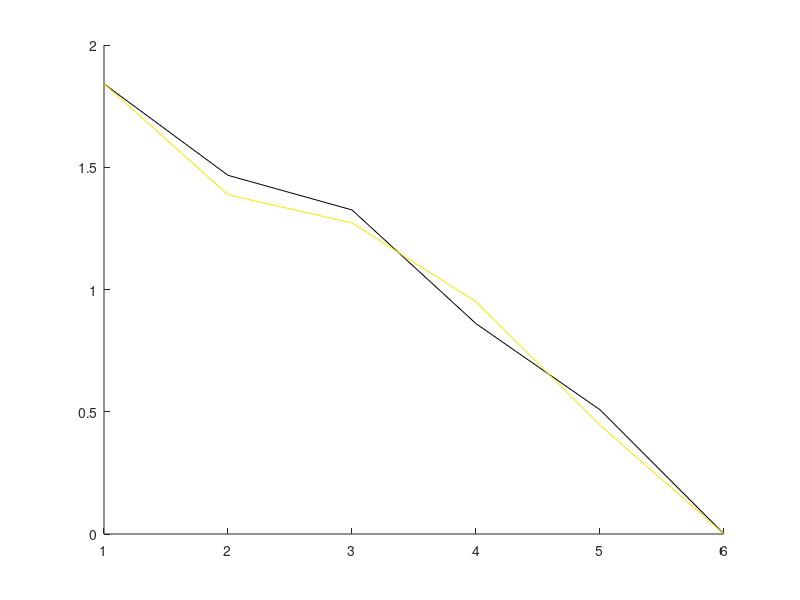

This chart was generated by the following MATLAB code: (Note: this script raises an error after producing the figure.)
%% INDIVIDUAL COLORS

clear all
%close all

%From colorbrewer
col1=[230 97 1]/255;    %dark orange
col2=[253 184 99]/255;  %light orange
col3=[178 171 210]/255; %light purple
col4=[94 60 153]/255;   %dark purple

%Modified for better B&W contrast
col0(1,:)=[1 1 1]; 
col0(2,:)=[255 205 135]/255;  %light orange
col0(3,:)=[166 160 220]/255; %light purple
col0(4,:)=[205 66 0]/255;    %dark orange
col0(5,:)=[47 08 117]/255;   %dark purple
col0(6,:)=[0 0 0];  

grey0=(col0(:,1).^1.8+col0(:,2).^1.8+col0(:,3).^1.8).^(1/1.8);
figure (1)
hold on
plot(grey0,'Color',col0(6,:))

%based on morgenstemning
col(1,:) = [1 1 1];        %white
col(2,:) = [252 229 1]./255;        %yellow
col(3,:)=[253 160 80]/255;          %light orange
col(4,:)=[220 87 1]/255;            %dark orange
col(5,:) = [20 50 95]./255;         %navy blue
col(6,:)=[0 0 0];                   %black

grey=(col(:,1).^1.8+col(:,2).^1.8+col(:,3).^1.8).^(1/1.8);
hold on
plot(grey,'Color',col(2,:))

%% COLORMAPS
N=128;
col1=colormap(morgenstemning(N,'invert',1));
col3=colormap(morgenstemning(3*N,'invert',1));
col=[col1(1:N/8,:);col3(3*N/8+1:3*N*7/8,:);col1(7*N/8+1:end,:)];

figure


subplot(1,3,1)
imagesc(peaks(256))
freezeColors;
cbfreeze(jet)

subplot(1,3,2)
imagesc(peaks(256))
col=colormap(morgenstemning(256,'invert',1));
colormap(col)
cbfreeze(col)
freezeColors;

subplot(1,3,3)
imagesc(peaks(256))
colormap(col)
colorbar
size(col)
%%

colP = [25 53 95]./255;
figure
plot(1:100,exp(1:100),'Color',colP)

%% More plots for testing

map=morgenstemning(7,'invert',1);
map2=map;%[map(1:4,:);.5*map(5,:)+.5*map(6,:);map(7:8,:)];

grey=(col(:,1).^1.8+col(:,2).^1.8+col(:,3).^1.8).^(1/1.8);
grey2=(map2(:,1).^1.8+map2(:,2).^1.8+map2(:,3).^1.8).^(1/1.8);

%%
figure
% 
x=linspace(0,2*pi,100);
% for i=1:8
%     plot(x,cos(x+(i-1)*2*pi/9),'Color',col(i,:),'LineWidth',2*(10-i));
%     hold on
% end
figure
for i=1:6
    plot(x,cos(x+(i-1)*.32),'Color',col0(i,:),'LineWidth',20);
    %plot(x,cos(x+(i-1)*.32),'Color',map2(i,:),'LineWidth',20);
    hold on
end
for i=1:6
    plot(x,cos(x+(i-1)*.4-2.7),'Color',col0(i,:),'LineWidth',10);
    %plot(x,cos(x+(i-1)*.4-2.9),'Color',map2(i,:),'LineWidth',10);
    hold on
end


% for i=1:8
%     plot(x,cos(x+1.6*pi),'Color',col(9-i,:),'LineWidth',2*(9-i));
%     hold on
% end

axis tight

export_fig Test2.eps -cmyk -r300 -painters%-painters
%export_fig Test2.eps -rgb -r300 -painters%-painters

figure
plot((1:length(grey))/length(grey),grey,'b')
hold on
plot((1:length(grey2))/length(grey2),grey2,'r')